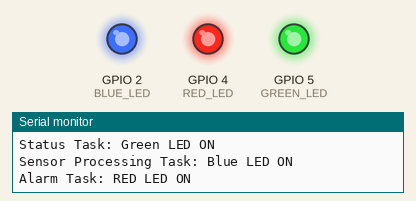
This sketch was run on a simulated ESP32. Shown: output pins drawn as LEDs (lit = HIGH), the last lines printed to the serial monitor.

Above: at 0.2 s.
At 1.2 s:
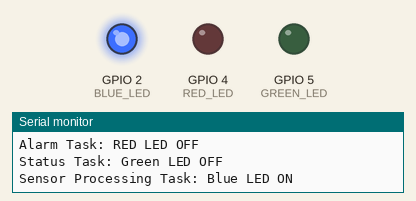
At 2.7 s:
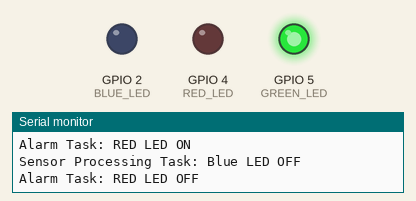
At 3.7 s:
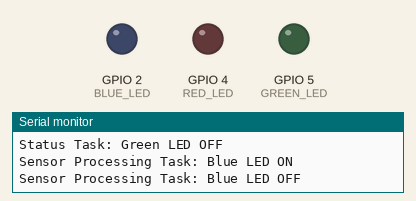
Timing chart, 0 to 4.6 s (numbered marks = the images above):
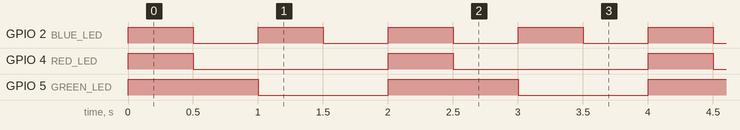

Measured:
- by itself, GPIO 2 (BLUE_LED): alternates HIGH for 0.50 s and LOW for 0.50 s
- by itself, GPIO 4 (RED_LED): alternates HIGH for 0.50 s and LOW for 1.5 s
- by itself, GPIO 5 (GREEN_LED): alternates HIGH for 1.0 s and LOW for 1.0 s

The sketch:

main.ino
```cpp
#define GREEN_LED 5
#define BLUE_LED 2
#define RED_LED 4

void ledtask1(void *parameter);
void ledtask2(void *parameter);
void ledtask3(void *parameter);

void setup(){

  Serial.begin(115200);
  pinMode(GREEN_LED,OUTPUT);
  pinMode(BLUE_LED,OUTPUT);
  pinMode(RED_LED,OUTPUT);
  digitalWrite(GREEN_LED,LOW);
  digitalWrite(BLUE_LED,LOW);
  digitalWrite(RED_LED,LOW);
  xTaskCreatePinnedToCore(ledtask1,"LED Task 1",1000,NULL,1,NULL,1);
  xTaskCreatePinnedToCore(ledtask2,"LED Task 2",1000,NULL,2,NULL,1);
  xTaskCreatePinnedToCore(ledtask3,"LED Task 3",1000,NULL,3,NULL,1);

}

void loop(){

}

void ledtask1(void *parameter){
  while(true){
    digitalWrite(GREEN_LED,HIGH);
    Serial.println("Status Task: Green LED ON");
    vTaskDelay(pdMS_TO_TICKS(1000));
    digitalWrite(GREEN_LED,LOW);
    Serial.println("Status Task: Green LED OFF");
    vTaskDelay(pdMS_TO_TICKS(1000));
  }
}

void ledtask2(void *parameter){

  while(true){
    digitalWrite(BLUE_LED,HIGH);
    Serial.println("Sensor Processing Task: Blue LED ON");
    vTaskDelay(pdMS_TO_TICKS(500));
    digitalWrite(BLUE_LED,LOW);
    Serial.println("Sensor Processing Task: Blue LED OFF");
    vTaskDelay(pdMS_TO_TICKS(500));

  }
}

void ledtask3(void *parameter){
  while(true){
    digitalWrite(RED_LED,HIGH);
    Serial.println("Alarm Task: RED LED ON");
    vTaskDelay(pdMS_TO_TICKS(500));
    digitalWrite(RED_LED,LOW);
    Serial.println("Alarm Task: RED LED OFF");
    vTaskDelay(pdMS_TO_TICKS(1500));
  }
}
```
